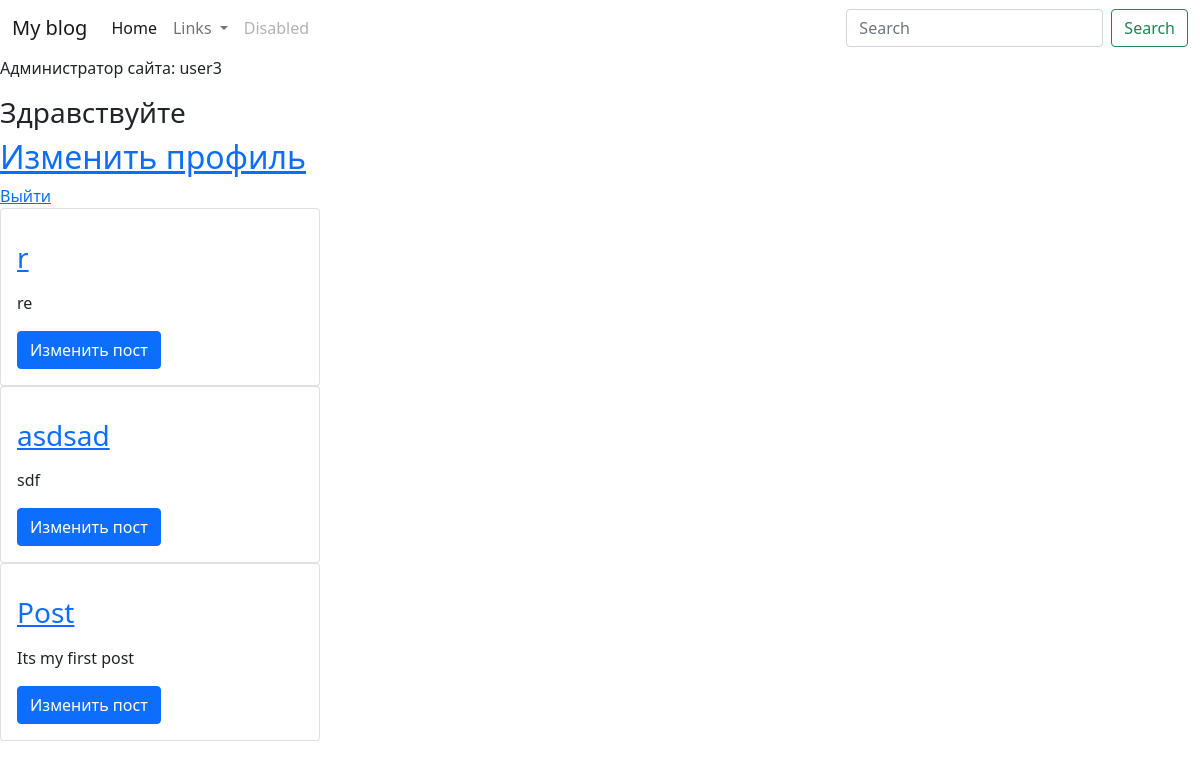
Screenshot of / (signed in) with the database file from the repository.
### main/models.py (models this page shows, shortened)
class Post(models.Model):
    title = models.CharField(max_length=128, verbose_name='Заголовок')
    body = models.TextField(verbose_name='Статья')
    draft = models.BooleanField(default=True)
    changed_at = models.DateTimeField(auto_now=True, )
    created_at = models.DateTimeField(auto_now_add=True)
    author = models.ForeignKey(User, on_delete=models.CASCADE, verbose_name='Автор')
    class Meta:
        verbose_name = 'Пост'
        verbose_name_plural = 'Посты'

### main/views.py (the view)
# urls.py: path('', PostList.as_view(), name='home'),
class PostList(ListView):
    model = Post
    template_name = 'main/home.html'
    context_object_name = 'posts'
    ordering = '-created_at'
    def get_context_data(self, **kwargs):
        context = super().get_context_data(**kwargs)
        context['admin_user'] = User.objects.get(id=1)
        if 'counter' in self.request.session:
            self.request.session['counter'] += 1
        else:
            self.request.session['counter'] = 1
        return context

### main/templates/main/home.html
{% extends 'post_page.html' %}
{% block content %}
<p>Администратор сайта: {{ user }}</p>
    {% if user.is_authenticated %}
    <h3>Здравствуйте {{ user.last_name }}</h3>
    <h2><a href="{% url 'change_profile' %} ">Изменить профиль</a></h2>
    <a href="{% url 'logout' %} ">Выйти</a>
        {% block cards %}
        {% for post in posts %}
                <div class="card" style="width: 20rem;">
                <div class="card-body">
                <h5 class="card-title"><p><a href="{% url 'post_detail' pk=post.pk %}"><h3>{{ post.title }}</h3></a></p></h5>
                <p class="card-text"><p>{{ post.body }}</p>
                <a href="{% url 'post_detail' pk=post.pk %}" class="btn btn-primary">Изменить пост</a>
                </div>
            </div>
        {% endfor %}
        {% endblock cards %}
{% else %}
         <h1><a href="{% url 'login' %} ">Войдите на сайт</a></h1>
        {% endif %}
{% endblock content %}

### rows the page displays
Post: body "re"
Post: body "sdf"
Post: body "Its my first post"

### other values shown
{{ user }} "user3"
